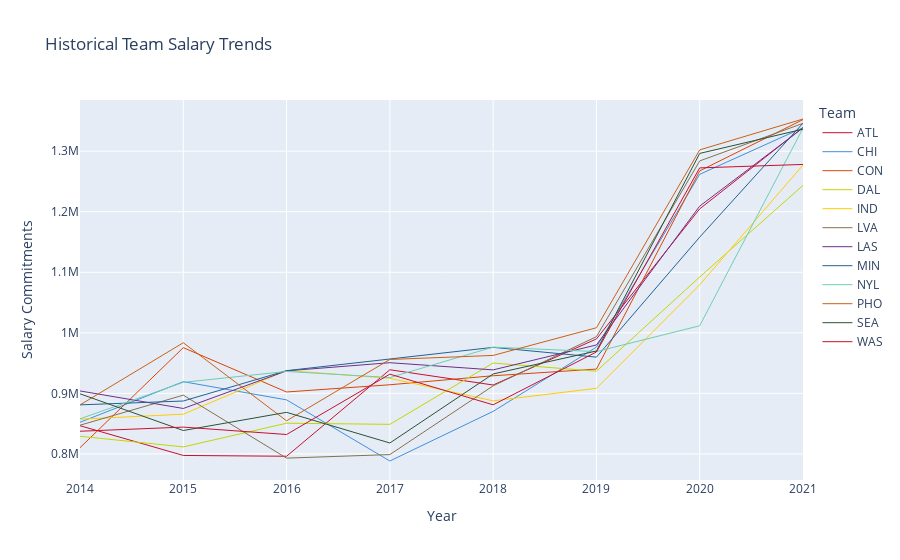

Here is the notebook cell this chart was saved with:
### Code cell
fig = px.line(team_stats, title="Historical Team Salary Trends", x= team_stats.index, y=team_stats.columns[:], labels={'index': 'Year', 'value':'Salary Commitments', 'variable': 'Team'}, color_discrete_sequence=color_sequence)
for n in range(12):
    fig['data'][n]['line']['width']=1
# Show plot 
fig.show()

### Figure 1 — Plotly figure (JSON) as saved in the notebook; plotly's stock layout.template omitted (floating-point values rounded to 4 significant figures)
{"data": [{"hovertemplate": "Team=ATL<br>Year=%{x}<br>Salary Commitments=%{y}<extra></extra>", "legendgroup": "ATL", "line": {"color": "#C8102E", "dash": "solid", "width": 1}, "marker": {"symbol": "circle"}, "mode": "lines", "name": "ATL", "orientation": "v", "showlegend": true, "type": "scatter", "x": [2014, 2015, 2016, 2017, 2018, 2019, 2020, 2021], "xaxis": "x", "y": [846591, 797477, 796126, 938983, 913820, 989848, 1204737, 1339000], "yaxis": "y"}, {"hovertemplate": "Team=CHI<br>Year=%{x}<br>Salary Commitments=%{y}<extra></extra>", "legendgroup": "CHI", "line": {"color": "#418FDE", "dash": "solid", "width": 1}, "marker": {"symbol": "circle"}, "mode": "lines", "name": "CHI", "orientation": "v", "showlegend": true, "type": "scatter", "x": [2014, 2015, 2016, 2017, 2018, 2019, 2020, 2021], "xaxis": "x", "y": [852223, 919300, 889250, 788291, 870277, 976409, 1261801, 1338778], "yaxis": "y"}, {"hovertemplate": "Team=CON<br>Year=%{x}<br>Salary Commitments=%{y}<extra></extra>", "legendgroup": "CON", "line": {"color": "#DC4405", "dash": "solid", "width": 1}, "marker": {"symbol": "circle"}, "mode": "lines", "name": "CON", "orientation": "v", "showlegend": true, "type": "scatter", "x": [2014, 2015, 2016, 2017, 2018, 2019, 2020, 2021], "xaxis": "x", "y": [810251, 975484, 902279, 914221, 929085, 940076, 1267483, 1352115], "yaxis": "y"}, {"hovertemplate": "Team=DAL<br>Year=%{x}<br>Salary Commitments=%{y}<extra></extra>", "legendgroup": "DAL", "line": {"color": "#C4D600", "dash": "solid", "width": 1}, "marker": {"symbol": "circle"}, "mode": "lines", "name": "DAL", "orientation": "v", "showlegend": true, "type": "scatter", "x": [2014, 2015, 2016, 2017, 2018, 2019, 2020, 2021], "xaxis": "x", "y": [829148, 811581, 850668, 848852, 950119, 936592, 1092200, 1243559], "yaxis": "y"}, {"hovertemplate": "Team=IND<br>Year=%{x}<br>Salary Commitments=%{y}<extra></extra>", "legendgroup": "IND", "line": {"color": "#FFCD00", "dash": "solid", "width": 1}, "marker": {"symbol": "circle"}, "mode": "lines", "name": "IND", "orientation": "v", "showlegend": true, "type": "scatter", "x": [2014, 2015, 2016, 2017, 2018, 2019, 2020, 2021], "xaxis": "x", "y": [857331, 865592, 937787, 924936, 887601, 908326, 1079288, 1277179], "yaxis": "y"}, {"hovertemplate": "Team=LVA<br>Year=%{x}<br>Salary Commitments=%{y}<extra></extra>", "legendgroup": "LVA", "line": {"color": "#85714D", "dash": "solid", "width": 1}, "marker": {"symbol": "circle"}, "mode": "lines", "name": "LVA", "orientation": "v", "showlegend": true, "type": "scatter", "x": [2014, 2015, 2016, 2017, 2018, 2019, 2020, 2021], "xaxis": "x", "y": [847403, 897029, 793048, 798911, 912421, 993650, 1283918, 1345922], "yaxis": "y"}, {"hovertemplate": "Team=LAS<br>Year=%{x}<br>Salary Commitments=%{y}<extra></extra>", "legendgroup": "LAS", "line": {"color": "#702F8A", "dash": "solid", "width": 1}, "marker": {"symbol": "circle"}, "mode": "lines", "name": "LAS", "orientation": "v", "showlegend": true, "type": "scatter", "x": [2014, 2015, 2016, 2017, 2018, 2019, 2020, 2021], "xaxis": "x", "y": [904008, 875056, 937188, 950625, 938781, 979946, 1209250, 1338518], "yaxis": "y"}, {"hovertemplate": "Team=MIN<br>Year=%{x}<br>Salary Commitments=%{y}<extra></extra>", "legendgroup": "MIN", "line": {"color": "#236192", "dash": "solid", "width": 1}, "marker": {"symbol": "circle"}, "mode": "lines", "name": "MIN", "orientation": "v", "showlegend": true, "type": "scatter", "x": [2014, 2015, 2016, 2017, 2018, 2019, 2020, 2021], "xaxis": "x", "y": [881019, 887385, 937482, 956653, 976003, 959815, 1158060, 1346277], "yaxis": "y"}, {"hovertemplate": "Team=NYL<br>Year=%{x}<br>Salary Commitments=%{y}<extra></extra>", "legendgroup": "NYL", "line": {"color": "#6ECEB2", "dash": "solid", "width": 1}, "marker": {"symbol": "circle"}, "mode": "lines", "name": "NYL", "orientation": "v", "showlegend": true, "type": "scatter", "x": [2014, 2015, 2016, 2017, 2018, 2019, 2020, 2021], "xaxis": "x", "y": [857944, 918206, 936193, 926136, 976290, 968998, 1011640, 1338063], "yaxis": "y"}, {"hovertemplate": "Team=PHO<br>Year=%{x}<br>Salary Commitments=%{y}<extra></extra>", "legendgroup": "PHO", "line": {"color": "#CB6015", "dash": "solid", "width": 1}, "marker": {"symbol": "circle"}, "mode": "lines", "name": "PHO", "orientation": "v", "showlegend": true, "type": "scatter", "x": [2014, 2015, 2016, 2017, 2018, 2019, 2020, 2021], "xaxis": "x", "y": [880856, 983612, 854647, 955960, 962650, 1008350, 1302130, 1353144], "yaxis": "y"}, {"hovertemplate": "Team=SEA<br>Year=%{x}<br>Salary Commitments=%{y}<extra></extra>", "legendgroup": "SEA", "line": {"color": "#2C5234", "dash": "solid", "width": 1}, "marker": {"symbol": "circle"}, "mode": "lines", "name": "SEA", "orientation": "v", "showlegend": true, "type": "scatter", "x": [2014, 2015, 2016, 2017, 2018, 2019, 2020, 2021], "xaxis": "x", "y": [899265, 838631, 868676, 818032, 932042, 969941, 1296300, 1336367], "yaxis": "y"}, {"hovertemplate": "Team=WAS<br>Year=%{x}<br>Salary Commitments=%{y}<extra></extra>", "legendgroup": "WAS", "line": {"color": "#C8102E", "dash": "solid", "width": 1}, "marker": {"symbol": "circle"}, "mode": "lines", "name": "WAS", "orientation": "v", "showlegend": true, "type": "scatter", "x": [2014, 2015, 2016, 2017, 2018, 2019, 2020, 2021], "xaxis": "x", "y": [837442, 844285, 832058, 931697, 881051, 968337, 1272380, 1278114], "yaxis": "y"}], "layout": {"autosize": true, "legend": {"title": {"text": "Team"}, "tracegroupgap": 0}, "title": {"text": "Historical Team Salary Trends"}, "xaxis": {"anchor": "y", "autorange": true, "domain": [0, 1], "range": [2014, 2021], "title": {"text": "Year"}, "type": "linear"}, "yaxis": {"anchor": "x", "autorange": true, "domain": [0, 1], "range": [756900.0, 1385000.0], "title": {"text": "Salary Commitments"}, "type": "linear"}}}
